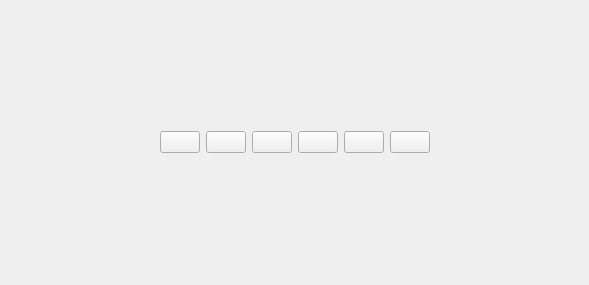
<?xml version="1.0" encoding="UTF-8"?>
<ui version="4.0">
 <class>MediaPlayerControls</class>
 <widget class="QWidget" name="MediaPlayerControls">
  <property name="geometry">
   <rect>
    <x>0</x>
    <y>0</y>
    <width>589</width>
    <height>285</height>
   </rect>
  </property>
  <property name="windowTitle">
   <string>Media Player Controls</string>
  </property>
  <layout class="QHBoxLayout" name="horizontalLayout">
   <item>
    <spacer name="horizontalSpacer_4">
     <property name="orientation">
      <enum>Qt::Horizontal</enum>
     </property>
     <property name="sizeHint" stdset="0">
      <size>
       <width>136</width>
       <height>20</height>
      </size>
     </property>
    </spacer>
   </item>
   <item>
    <widget class="QPushButton" name="play_button">
     <property name="text">
      <string/>
     </property>
     <property name="icon">
      <iconset resource="resource.qrc">
       <normaloff>:/icons/play.png</normaloff>:/icons/play.png</iconset>
     </property>
     <property name="iconSize">
      <size>
       <width>30</width>
       <height>30</height>
      </size>
     </property>
    </widget>
   </item>
   <item>
    <widget class="QPushButton" name="pause_button">
     <property name="text">
      <string/>
     </property>
     <property name="icon">
      <iconset resource="resource.qrc">
       <normaloff>:/icons/pause.png</normaloff>:/icons/pause.png</iconset>
     </property>
     <property name="iconSize">
      <size>
       <width>30</width>
       <height>30</height>
      </size>
     </property>
    </widget>
   </item>
   <item>
    <widget class="QPushButton" name="reset_button">
     <property name="text">
      <string/>
     </property>
     <property name="icon">
      <iconset resource="resource.qrc">
       <normaloff>:/icons/reset.png</normaloff>:/icons/reset.png</iconset>
     </property>
     <property name="iconSize">
      <size>
       <width>30</width>
       <height>30</height>
      </size>
     </property>
    </widget>
   </item>
   <item>
    <widget class="VolumeButton" name="volume_button">
     <property name="text">
      <string/>
     </property>
     <property name="icon">
      <iconset resource="resource.qrc">
       <normaloff>:/icons/volume_slider_icon.png</normaloff>:/icons/volume_slider_icon.png</iconset>
     </property>
     <property name="iconSize">
      <size>
       <width>30</width>
       <height>30</height>
      </size>
     </property>
    </widget>
   </item>
   <item>
    <widget class="RenderAndSaveButton" name="render_and_save_button">
     <property name="text">
      <string/>
     </property>
     <property name="icon">
      <iconset resource="resource.qrc">
       <normaloff>:/icons/save.png</normaloff>:/icons/save.png</iconset>
     </property>
     <property name="iconSize">
      <size>
       <width>30</width>
       <height>30</height>
      </size>
     </property>
    </widget>
   </item>
   <item>
    <widget class="UploadButton" name="upload_button">
     <property name="text">
      <string/>
     </property>
     <property name="icon">
      <iconset resource="resource.qrc">
       <normaloff>:/icons/upload.png</normaloff>:/icons/upload.png</iconset>
     </property>
     <property name="iconSize">
      <size>
       <width>30</width>
       <height>30</height>
      </size>
     </property>
    </widget>
   </item>
   <item>
    <spacer name="horizontalSpacer_5">
     <property name="orientation">
      <enum>Qt::Horizontal</enum>
     </property>
     <property name="sizeHint" stdset="0">
      <size>
       <width>135</width>
       <height>20</height>
      </size>
     </property>
    </spacer>
   </item>
  </layout>
 </widget>
 <customwidgets>
  <customwidget>
   <class>RenderAndSaveButton</class>
   <extends>QPushButton</extends>
   <header>._render_and_save_button.render_and_save_button</header>
  </customwidget>
  <customwidget>
   <class>VolumeButton</class>
   <extends>QPushButton</extends>
   <header>._volume_button.volume_button</header>
  </customwidget>
  <customwidget>
   <class>UploadButton</class>
   <extends>QPushButton</extends>
   <header>._upload_button.upload_button</header>
  </customwidget>
 </customwidgets>
 <resources>
  <include location="resource.qrc"/>
 </resources>
 <connections/>
</ui>
